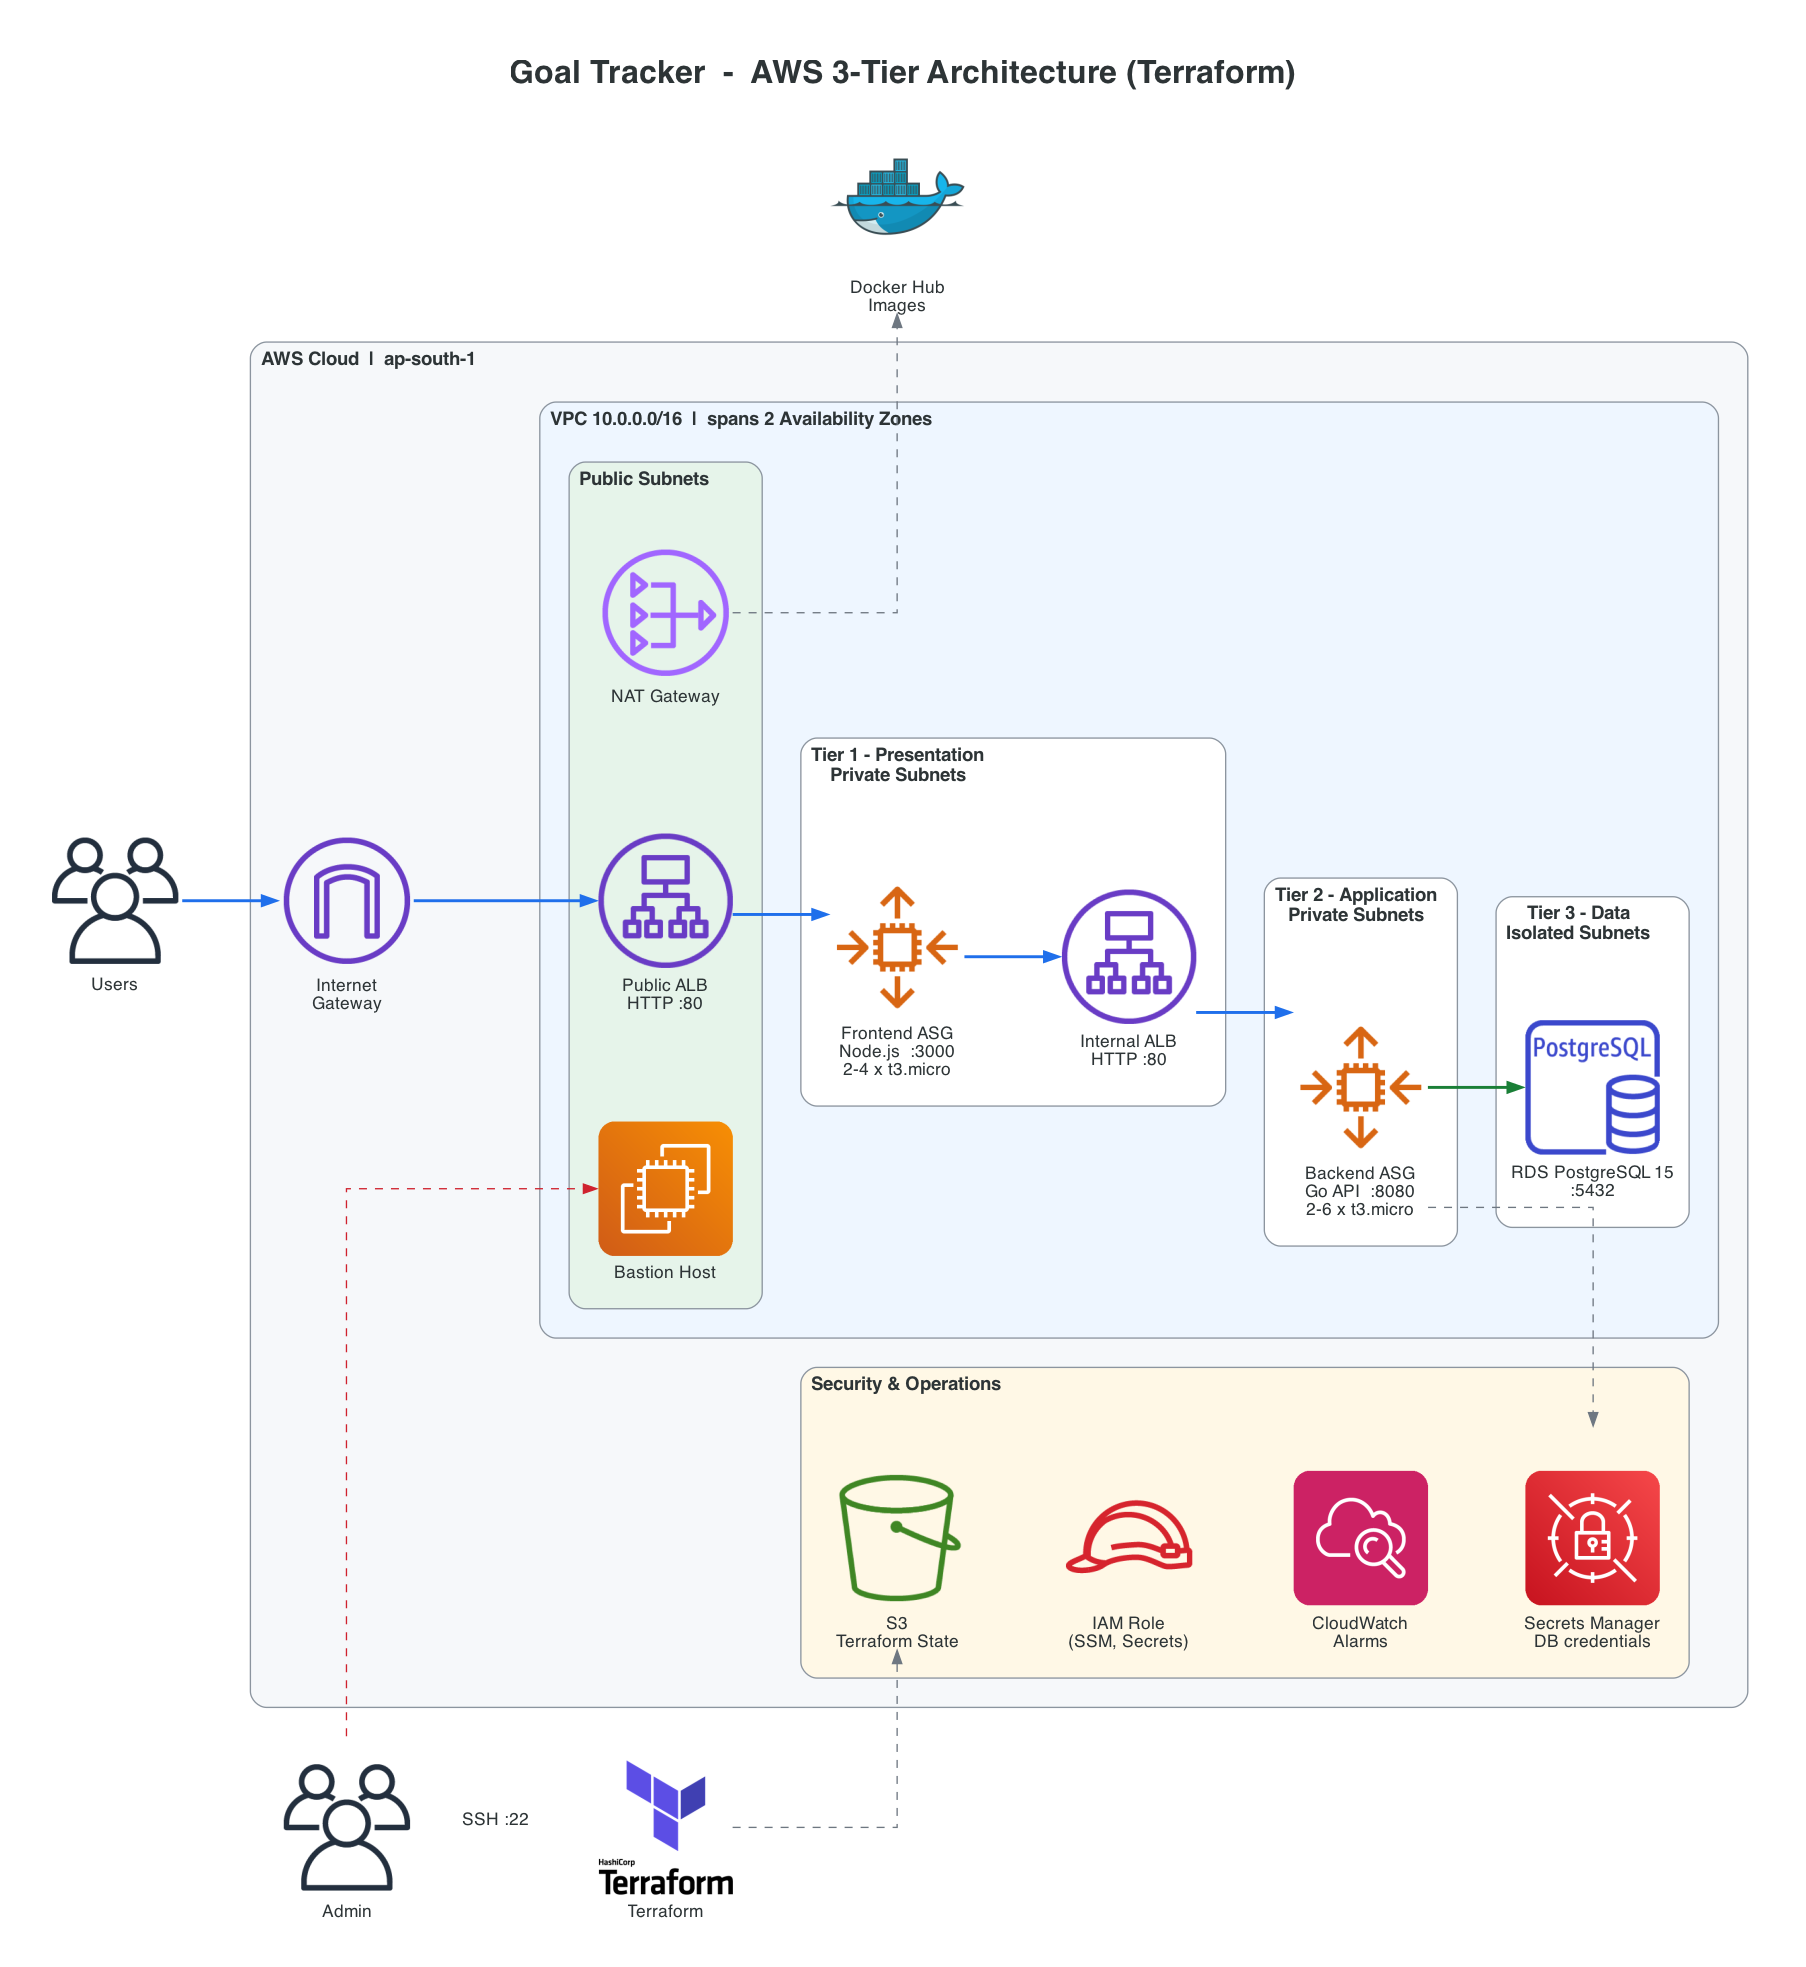

Write Python code to recreate this figure.
"""Generates docs/architecture.png using official AWS icons.

Requires Graphviz and the `diagrams` package:
    brew install graphviz
    pip install diagrams
    python docs/architecture.py
"""

from pathlib import Path

from diagrams import Cluster, Diagram, Edge
from diagrams.aws.compute import EC2, EC2AutoScaling
from diagrams.aws.database import RDSPostgresqlInstance
from diagrams.aws.management import Cloudwatch
from diagrams.aws.network import ElbApplicationLoadBalancer, InternetGateway, NATGateway
from diagrams.aws.security import IAMRole, SecretsManager
from diagrams.aws.storage import SimpleStorageServiceS3Bucket
from diagrams.onprem.client import Users
from diagrams.onprem.container import Docker
from diagrams.onprem.iac import Terraform

OUT = Path(__file__).parent / "architecture"

graph_attr = {
    "fontsize": "24",
    "fontname": "Helvetica-Bold",
    "bgcolor": "white",
    "pad": "0.5",
    "nodesep": "0.9",
    "ranksep": "1.0",
    "splines": "ortho",
    "labelloc": "t",
}
node_attr = {"fontname": "Helvetica", "fontsize": "13"}


def cluster(color):
    return {"fontname": "Helvetica-Bold", "fontsize": "14", "margin": "22", "bgcolor": color, "pencolor": "#8c959f"}


request = Edge(color="#1f6feb", penwidth="2.2")
data = Edge(color="#1a7f37", penwidth="2.2")
support = Edge(color="#6e7781", style="dashed")
ops = Edge(color="#cf222e", style="dashed")

with Diagram(
    "Goal Tracker  -  AWS 3-Tier Architecture (Terraform)",
    filename=str(OUT),
    outformat="png",
    direction="LR",
    show=False,
    graph_attr=graph_attr,
    node_attr=node_attr,
):
    users = Users("Users")

    with Cluster("AWS Cloud  |  ap-south-1", graph_attr=cluster("#f6f8fa")):
        igw = InternetGateway("Internet\nGateway")

        with Cluster("VPC 10.0.0.0/16  |  spans 2 Availability Zones", graph_attr=cluster("#eef6ff")):
            with Cluster("Public Subnets", graph_attr=cluster("#e6f4ea")):
                public_alb = ElbApplicationLoadBalancer("Public ALB\nHTTP :80")
                bastion = EC2("Bastion Host")
                nat = NATGateway("NAT Gateway")

            with Cluster("Tier 1 - Presentation\nPrivate Subnets", graph_attr=cluster("#ffffff")):
                frontend = EC2AutoScaling("Frontend ASG\nNode.js  :3000\n2-4 x t3.micro")
                internal_alb = ElbApplicationLoadBalancer("Internal ALB\nHTTP :80")

            with Cluster("Tier 2 - Application\nPrivate Subnets", graph_attr=cluster("#ffffff")):
                backend = EC2AutoScaling("Backend ASG\nGo API  :8080\n2-6 x t3.micro")

            with Cluster("Tier 3 - Data\nIsolated Subnets", graph_attr=cluster("#ffffff")):
                rds = RDSPostgresqlInstance("RDS PostgreSQL 15\n:5432")

        with Cluster("Security & Operations", graph_attr=cluster("#fff8e6")):
            secrets = SecretsManager("Secrets Manager\nDB credentials")
            iam = IAMRole("IAM Role\n(SSM, Secrets)")
            cloudwatch = Cloudwatch("CloudWatch\nAlarms")
            state = SimpleStorageServiceS3Bucket("S3\nTerraform State")

    dockerhub = Docker("Docker Hub\nImages")
    terraform = Terraform("Terraform")
    admin = Users("Admin")

    # Request path
    users >> request >> igw >> request >> public_alb >> request >> frontend
    frontend >> request >> internal_alb >> request >> backend
    backend >> data >> rds

    # Supporting flows
    backend >> support >> secrets
    nat >> support >> dockerhub
    terraform >> support >> state

    # Operations access
    admin >> Edge(color="#cf222e", style="dashed", label="SSH :22") >> bastion

    # Lay out the security & operations services in a row instead of a column
    hidden = Edge(style="invis")
    state >> hidden >> iam >> hidden >> cloudwatch >> hidden >> secrets
